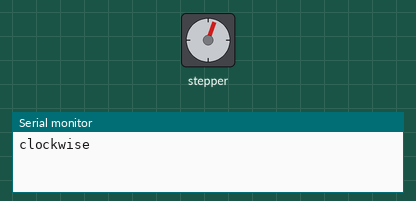
Simulated run of this sketch. Board: Arduino Uno, built with avr-gcc and run on an emulated ATmega328P. Parts: stepper motor, the last lines printed to the serial monitor. Stepper angles assume 2048 steps per turn.

Above: at 1.82 s.
At 17.02 s:
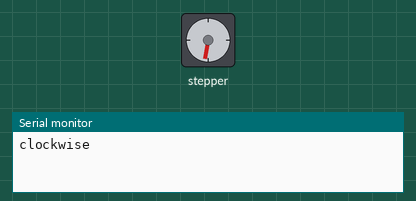
At 32.2 s:
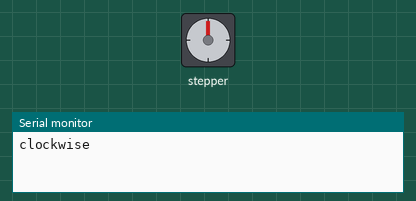
At 39.78 s:
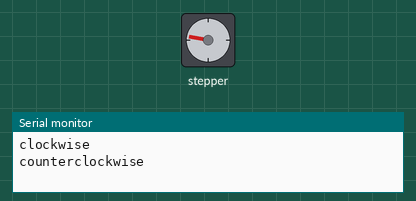
Timing chart, 0 to 40.0 s (numbered marks = the images above):
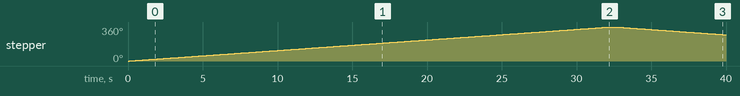

The sketch:

dong_co_buoc.ino
```cpp
//* Điều khiển động cơ bước 28BYJ-48 -5Vdc
#include <Stepper.h>
const int stepsPerRevolution = 32;
// thư viện Stepper điều khiển full step
const int GearedStepsPerRev = 2048;
//32*64 do có hộp giảm tốc 1/64
// Khởi tạo thư viện trên các chân 16, 17, 18, 19
Stepper myStepper(stepsPerRevolution, 17,19,16,18);
// chú ý thứ tự phải đúng
void setup() {

 myStepper.setSpeed(120);
// Đặt tốc độ ở 120 vòng/phút
 Serial.begin(115200);
// Khởi tạo cổng nối tiếp
}
void loop() {
 Serial.println("clockwise");
// Quay 1 vòng theo chiều kim đồng hồ
 myStepper.step(GearedStepsPerRev);
 delay(500);
// nghỉ 0,5 giây
 Serial.println("counterclockwise");
// Quay 1 vòng ngược chiều kim đồng hồ
 myStepper.step(-GearedStepsPerRev);
 delay(500);
// nghỉ 0,5 giây
}
```

Measured:
- by itself, stepper: turns 360° clockwise in 32.1 s, then 82° counter-clockwise in 7.2 s
